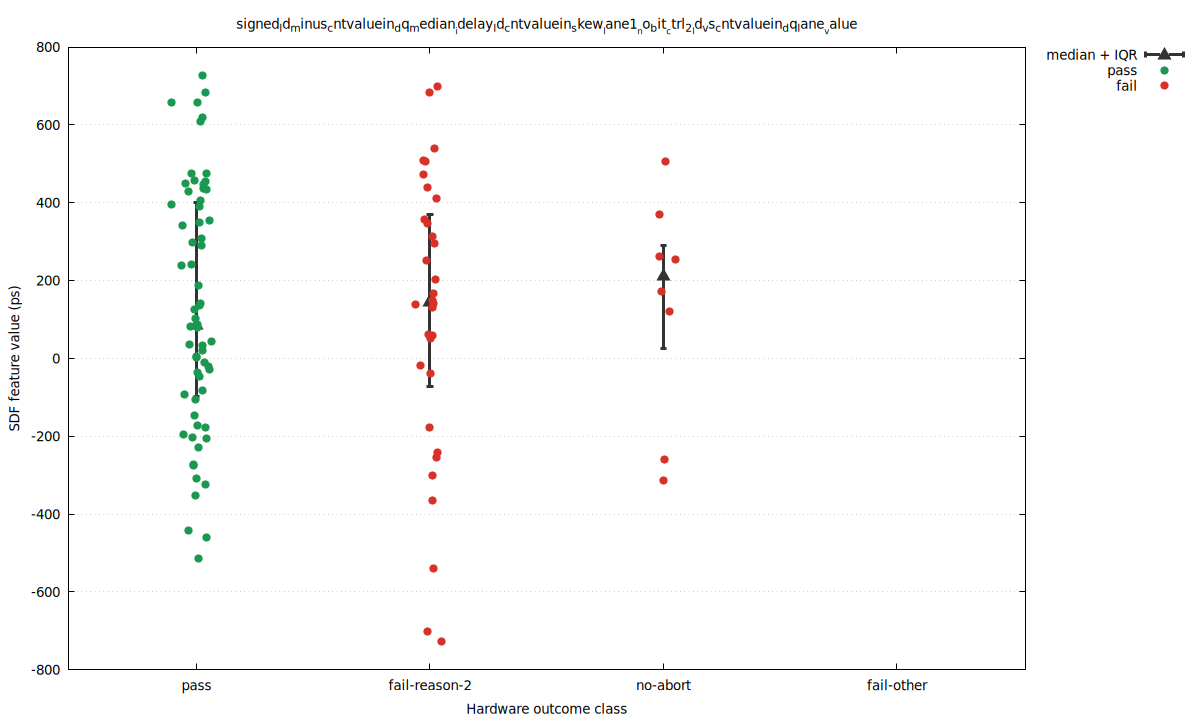

Reproduce this figure in gnuplot.
set terminal pngcairo size 1200,720 enhanced font 'DejaVu Sans,10'
set output 'signed_baseline_abort2_vs_pass_skew_signed_ld_minus_cntvaluein_dq_median_idelay_ld_cntvaluein_skew_lane1_no_bi.png'
set datafile separator comma
set key outside right top
set grid ytics
set xrange [0.45:4.55]
set xtics ('pass' 1, 'fail-reason-2' 2, 'no-abort' 3, 'fail-other' 4)
set xlabel 'Hardware outcome class'
set ylabel 'SDF feature value (ps)'
set title 'signed_ld_minus_cntvaluein_dq_median__idelay_ld_cntvaluein_skew__lane1__no_bit__ctrl_2__ld_vs_cntvaluein_dq_lane__value_'
plot \
  'signed_baseline_abort2_vs_pass_skew_signed_ld_minus_cntvaluein_dq_median_idelay_ld_cntvaluein_skew_lane1_no_bi.summary.dat' using 1:4:3:5 with yerrorbars pt 9 ps 1.5 lw 3 lc rgb '#333333' title 'median + IQR', \
  'signed_baseline_abort2_vs_pass_skew_signed_ld_minus_cntvaluein_dq_median_idelay_ld_cntvaluein_skew_lane1_no_bi.dat' using 1:4 with points pt 7 ps 1.2 lc rgb '#1a9850' title 'pass', \
  'signed_baseline_abort2_vs_pass_skew_signed_ld_minus_cntvaluein_dq_median_idelay_ld_cntvaluein_skew_lane1_no_bi.dat' using 1:5 with points pt 7 ps 1.2 lc rgb '#d73027' title 'fail'
